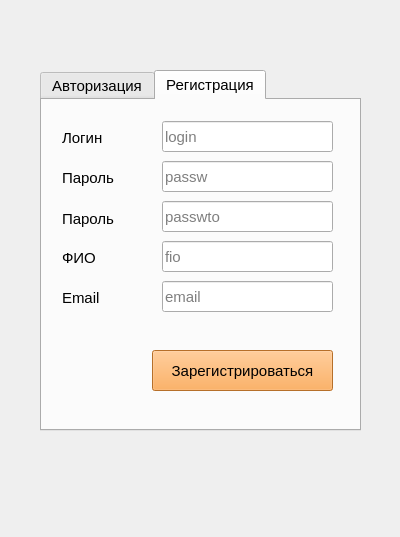
<?xml version="1.0" encoding="UTF-8"?>
<ui version="4.0">
 <class>Dialog</class>
 <widget class="QDialog" name="Dialog">
  <property name="geometry">
   <rect>
    <x>0</x>
    <y>0</y>
    <width>400</width>
    <height>537</height>
   </rect>
  </property>
  <property name="minimumSize">
   <size>
    <width>300</width>
    <height>300</height>
   </size>
  </property>
  <property name="maximumSize">
   <size>
    <width>600</width>
    <height>600</height>
   </size>
  </property>
  <property name="windowTitle">
   <string>Регистрация и авторизация</string>
  </property>
  <widget class="QTabWidget" name="tabWidget">
   <property name="geometry">
    <rect>
     <x>40</x>
     <y>70</y>
     <width>321</width>
     <height>361</height>
    </rect>
   </property>
   <property name="font">
    <font>
     <family>Segoe UI</family>
     <pointsize>11</pointsize>
    </font>
   </property>
   <property name="currentIndex">
    <number>1</number>
   </property>
   <property name="tabBarAutoHide">
    <bool>true</bool>
   </property>
   <widget class="QWidget" name="tab">
    <attribute name="title">
     <string>Авторизация</string>
    </attribute>
    <widget class="QLabel" name="label">
     <property name="geometry">
      <rect>
       <x>20</x>
       <y>50</y>
       <width>71</width>
       <height>31</height>
      </rect>
     </property>
     <property name="font">
      <font>
       <family>Segoe UI</family>
       <pointsize>11</pointsize>
      </font>
     </property>
     <property name="styleSheet">
      <string notr="true"/>
     </property>
     <property name="text">
      <string>Логин</string>
     </property>
    </widget>
    <widget class="QLabel" name="label_2">
     <property name="geometry">
      <rect>
       <x>20</x>
       <y>100</y>
       <width>71</width>
       <height>31</height>
      </rect>
     </property>
     <property name="font">
      <font>
       <family>Segoe UI</family>
       <pointsize>11</pointsize>
      </font>
     </property>
     <property name="styleSheet">
      <string notr="true"/>
     </property>
     <property name="text">
      <string>Пароль</string>
     </property>
    </widget>
    <widget class="QLineEdit" name="lineEdit_loginAu">
     <property name="geometry">
      <rect>
       <x>100</x>
       <y>51</y>
       <width>171</width>
       <height>31</height>
      </rect>
     </property>
     <property name="font">
      <font>
       <family>Segoe UI</family>
       <pointsize>11</pointsize>
      </font>
     </property>
    </widget>
    <widget class="QLineEdit" name="lineEdit_PassAu">
     <property name="geometry">
      <rect>
       <x>100</x>
       <y>101</y>
       <width>171</width>
       <height>31</height>
      </rect>
     </property>
     <property name="font">
      <font>
       <family>Segoe UI</family>
       <pointsize>11</pointsize>
      </font>
     </property>
    </widget>
    <widget class="QPushButton" name="pushButton_Aut">
     <property name="geometry">
      <rect>
       <x>110</x>
       <y>240</y>
       <width>161</width>
       <height>41</height>
      </rect>
     </property>
     <property name="font">
      <font>
       <family>Segoe UI</family>
       <pointsize>11</pointsize>
      </font>
     </property>
     <property name="styleSheet">
      <string notr="true">background-color: rgb(255, 156, 57);</string>
     </property>
     <property name="text">
      <string>Авторизоваться</string>
     </property>
    </widget>
   </widget>
   <widget class="QWidget" name="tab_2">
    <attribute name="title">
     <string>Регистрация</string>
    </attribute>
    <widget class="QLabel" name="label_3">
     <property name="geometry">
      <rect>
       <x>20</x>
       <y>30</y>
       <width>61</width>
       <height>16</height>
      </rect>
     </property>
     <property name="font">
      <font>
       <family>Segoe UI</family>
      </font>
     </property>
     <property name="text">
      <string>Логин</string>
     </property>
    </widget>
    <widget class="QLabel" name="label_4">
     <property name="geometry">
      <rect>
       <x>20</x>
       <y>70</y>
       <width>71</width>
       <height>16</height>
      </rect>
     </property>
     <property name="font">
      <font>
       <family>Segoe UI</family>
      </font>
     </property>
     <property name="text">
      <string>Пароль</string>
     </property>
    </widget>
    <widget class="QLabel" name="label_6">
     <property name="geometry">
      <rect>
       <x>20</x>
       <y>150</y>
       <width>55</width>
       <height>16</height>
      </rect>
     </property>
     <property name="font">
      <font>
       <family>Segoe UI</family>
      </font>
     </property>
     <property name="text">
      <string>ФИО</string>
     </property>
    </widget>
    <widget class="QLabel" name="label_7">
     <property name="geometry">
      <rect>
       <x>20</x>
       <y>190</y>
       <width>55</width>
       <height>16</height>
      </rect>
     </property>
     <property name="font">
      <font>
       <family>Segoe UI</family>
      </font>
     </property>
     <property name="text">
      <string>Email</string>
     </property>
    </widget>
    <widget class="QLineEdit" name="lineEdit_login">
     <property name="geometry">
      <rect>
       <x>120</x>
       <y>21</y>
       <width>171</width>
       <height>31</height>
      </rect>
     </property>
     <property name="font">
      <font>
       <family>Segoe UI</family>
      </font>
     </property>
     <property name="placeholderText">
      <string>login</string>
     </property>
    </widget>
    <widget class="QLineEdit" name="lineEdit_passw">
     <property name="geometry">
      <rect>
       <x>120</x>
       <y>61</y>
       <width>171</width>
       <height>31</height>
      </rect>
     </property>
     <property name="font">
      <font>
       <family>Segoe UI</family>
      </font>
     </property>
     <property name="echoMode">
      <enum>QLineEdit::Password</enum>
     </property>
     <property name="placeholderText">
      <string>passw</string>
     </property>
    </widget>
    <widget class="QLineEdit" name="lineEdit_fio">
     <property name="geometry">
      <rect>
       <x>120</x>
       <y>141</y>
       <width>171</width>
       <height>31</height>
      </rect>
     </property>
     <property name="font">
      <font>
       <family>Segoe UI</family>
      </font>
     </property>
     <property name="placeholderText">
      <string>fio</string>
     </property>
    </widget>
    <widget class="QLineEdit" name="lineEdit_email">
     <property name="geometry">
      <rect>
       <x>120</x>
       <y>181</y>
       <width>171</width>
       <height>31</height>
      </rect>
     </property>
     <property name="font">
      <font>
       <family>Segoe UI</family>
      </font>
     </property>
     <property name="placeholderText">
      <string>email</string>
     </property>
    </widget>
    <widget class="QPushButton" name="pushButton_reg">
     <property name="geometry">
      <rect>
       <x>110</x>
       <y>250</y>
       <width>181</width>
       <height>41</height>
      </rect>
     </property>
     <property name="font">
      <font>
       <family>Segoe UI</family>
       <pointsize>11</pointsize>
      </font>
     </property>
     <property name="styleSheet">
      <string notr="true">background-color: rgb(255, 156, 57);</string>
     </property>
     <property name="text">
      <string>Зарегистрироваться</string>
     </property>
    </widget>
    <widget class="QLabel" name="label_5">
     <property name="geometry">
      <rect>
       <x>20</x>
       <y>110</y>
       <width>71</width>
       <height>17</height>
      </rect>
     </property>
     <property name="font">
      <font>
       <family>Segoe UI</family>
      </font>
     </property>
     <property name="text">
      <string>Пароль</string>
     </property>
    </widget>
    <widget class="QLineEdit" name="lineEdit_passto">
     <property name="geometry">
      <rect>
       <x>120</x>
       <y>101</y>
       <width>171</width>
       <height>31</height>
      </rect>
     </property>
     <property name="font">
      <font>
       <family>Segoe UI</family>
      </font>
     </property>
     <property name="echoMode">
      <enum>QLineEdit::Password</enum>
     </property>
     <property name="placeholderText">
      <string>passwto</string>
     </property>
    </widget>
   </widget>
  </widget>
 </widget>
 <tabstops>
  <tabstop>lineEdit_login</tabstop>
  <tabstop>lineEdit_passw</tabstop>
  <tabstop>lineEdit_passto</tabstop>
  <tabstop>lineEdit_fio</tabstop>
  <tabstop>lineEdit_email</tabstop>
  <tabstop>pushButton_reg</tabstop>
  <tabstop>tabWidget</tabstop>
  <tabstop>lineEdit_loginAu</tabstop>
  <tabstop>lineEdit_PassAu</tabstop>
  <tabstop>pushButton_Aut</tabstop>
 </tabstops>
 <resources/>
 <connections/>
</ui>
